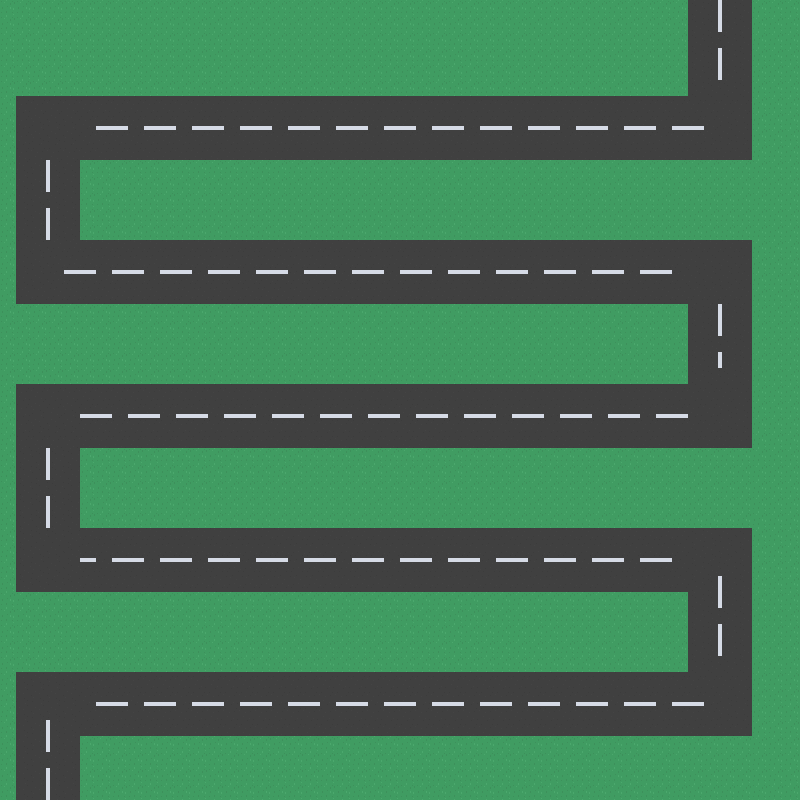

A 2D game scene composited from a Tiled map and its tileset images. What follows is a short description and the map's XML, with each tile layer's data collapsed to a summary:
An orthogonal 50x50 tile map with 16x16 px tiles, 1 tile layer (Calque de Tuiles 1) and 46 objects (wave_1, 1, 2, 3, 4, ...).

<map version="1.4" tiledversion="1.4.3" orientation="orthogonal" renderorder="right-down" width="50" height="50" tilewidth="16" tileheight="16" infinite="0" nextlayerid="6" nextobjectid="62">
 <editorsettings>
  <export target="level_1.tmx" format="tmx" />
 </editorsettings>
 <tileset firstgid="1" name="roguelikeCity_magenta" tilewidth="16" tileheight="16" spacing="1" tilecount="1036" columns="37">
  <image source="../tiles/modern-city/roguelikeCity_magenta.png" trans="ff00ff" width="628" height="475" />
  <tile id="712">
   <properties>
    <property name="walkable" type="bool" value="true" />
   </properties>
  </tile>
  <tile id="713">
   <properties>
    <property name="walkable" type="bool" value="true" />
   </properties>
  </tile>
  <tile id="714">
   <properties>
    <property name="walkable" type="bool" value="true" />
   </properties>
  </tile>
  <tile id="715">
   <properties>
    <property name="walkable" type="bool" value="true" />
   </properties>
  </tile>
  <tile id="716">
   <properties>
    <property name="walkable" type="bool" value="true" />
   </properties>
  </tile>
  <tile id="717">
   <properties>
    <property name="walkable" type="bool" value="true" />
   </properties>
  </tile>
  <tile id="749">
   <properties>
    <property name="walkable" type="bool" value="true" />
   </properties>
  </tile>
  <tile id="750">
   <properties>
    <property name="walkable" type="bool" value="true" />
   </properties>
  </tile>
  <tile id="751">
   <properties>
    <property name="walkable" type="bool" value="true" />
   </properties>
  </tile>
  <tile id="752">
   <properties>
    <property name="walkable" type="bool" value="true" />
   </properties>
  </tile>
  <tile id="753">
   <properties>
    <property name="walkable" type="bool" value="true" />
   </properties>
  </tile>
  <tile id="754">
   <properties>
    <property name="walkable" type="bool" value="true" />
   </properties>
  </tile>
  <tile id="786">
   <properties>
    <property name="walkable" type="bool" value="true" />
   </properties>
  </tile>
  <tile id="787">
   <properties>
    <property name="walkable" type="bool" value="true" />
   </properties>
  </tile>
  <tile id="788">
   <properties>
    <property name="walkable" type="bool" value="true" />
   </properties>
  </tile>
  <tile id="789">
   <properties>
    <property name="walkable" type="bool" value="true" />
   </properties>
  </tile>
  <tile id="790">
   <properties>
    <property name="walkable" type="bool" value="true" />
   </properties>
  </tile>
  <tile id="791">
   <properties>
    <property name="walkable" type="bool" value="true" />
   </properties>
  </tile>
  <tile id="792">
   <properties>
    <property name="walkable" type="bool" value="true" />
   </properties>
  </tile>
  <tile id="793">
   <properties>
    <property name="walkable" type="bool" value="true" />
   </properties>
  </tile>
  <tile id="794">
   <properties>
    <property name="walkable" type="bool" value="true" />
   </properties>
  </tile>
  <tile id="795">
   <properties>
    <property name="walkable" type="bool" value="true" />
   </properties>
  </tile>
  <tile id="796">
   <properties>
    <property name="walkable" type="bool" value="true" />
   </properties>
  </tile>
  <tile id="823">
   <properties>
    <property name="walkable" type="bool" value="true" />
   </properties>
  </tile>
  <tile id="824">
   <properties>
    <property name="walkable" type="bool" value="true" />
   </properties>
  </tile>
  <tile id="825">
   <properties>
    <property name="walkable" type="bool" value="true" />
   </properties>
  </tile>
  <tile id="826">
   <properties>
    <property name="walkable" type="bool" value="true" />
   </properties>
  </tile>
  <tile id="827">
   <properties>
    <property name="walkable" type="bool" value="true" />
   </properties>
  </tile>
  <tile id="828">
   <properties>
    <property name="walkable" type="bool" value="true" />
   </properties>
  </tile>
  <tile id="829">
   <properties>
    <property name="walkable" type="bool" value="true" />
   </properties>
  </tile>
  <tile id="830">
   <properties>
    <property name="walkable" type="bool" value="true" />
   </properties>
  </tile>
  <tile id="831">
   <properties>
    <property name="walkable" type="bool" value="true" />
   </properties>
  </tile>
  <tile id="832">
   <properties>
    <property name="walkable" type="bool" value="true" />
   </properties>
  </tile>
  <tile id="833">
   <properties>
    <property name="walkable" type="bool" value="true" />
   </properties>
  </tile>
  <tile id="860">
   <properties>
    <property name="walkable" type="bool" value="true" />
   </properties>
  </tile>
  <tile id="861">
   <properties>
    <property name="walkable" type="bool" value="true" />
   </properties>
  </tile>
  <tile id="862">
   <properties>
    <property name="walkable" type="bool" value="true" />
   </properties>
  </tile>
  <tile id="863">
   <properties>
    <property name="walkable" type="bool" value="true" />
   </properties>
  </tile>
  <tile id="864">
   <properties>
    <property name="walkable" type="bool" value="true" />
   </properties>
  </tile>
  <tile id="865">
   <properties>
    <property name="walkable" type="bool" value="true" />
   </properties>
  </tile>
  <tile id="866">
   <properties>
    <property name="walkable" type="bool" value="true" />
   </properties>
  </tile>
  <tile id="867">
   <properties>
    <property name="walkable" type="bool" value="true" />
   </properties>
  </tile>
  <tile id="868">
   <properties>
    <property name="walkable" type="bool" value="true" />
   </properties>
  </tile>
  <tile id="869">
   <properties>
    <property name="walkable" type="bool" value="true" />
   </properties>
  </tile>
  <tile id="870">
   <properties>
    <property name="walkable" type="bool" value="true" />
   </properties>
  </tile>
  <tile id="897">
   <properties>
    <property name="walkable" type="bool" value="true" />
   </properties>
  </tile>
  <tile id="898">
   <properties>
    <property name="walkable" type="bool" value="true" />
   </properties>
  </tile>
  <tile id="899">
   <properties>
    <property name="walkable" type="bool" value="true" />
   </properties>
  </tile>
  <tile id="900">
   <properties>
    <property name="walkable" type="bool" value="true" />
   </properties>
  </tile>
  <tile id="901">
   <properties>
    <property name="walkable" type="bool" value="true" />
   </properties>
  </tile>
  <tile id="902">
   <properties>
    <property name="walkable" type="bool" value="true" />
   </properties>
  </tile>
  <tile id="903">
   <properties>
    <property name="walkable" type="bool" value="true" />
   </properties>
  </tile>
  <tile id="904">
   <properties>
    <property name="walkable" type="bool" value="true" />
   </properties>
  </tile>
  <tile id="905">
   <properties>
    <property name="walkable" type="bool" value="true" />
   </properties>
  </tile>
  <tile id="906">
   <properties>
    <property name="walkable" type="bool" value="true" />
   </properties>
  </tile>
  <tile id="907">
   <properties>
    <property name="walkable" type="bool" value="true" />
   </properties>
  </tile>
  <tile id="963">
   <objectgroup draworder="index">
    <object id="5" x="0" y="0" width="16" height="16" />
   </objectgroup>
  </tile>
 </tileset>
 <layer id="1" name="Calque de Tuiles 1" width="50" height="50">
  <data>[2500 cells, 2500 non-empty, 4 distinct tile ids]</data>
 </layer>
 <objectgroup id="5" name="waves">
  <!-- 45 objects omitted --></objectgroup>
 <objectgroup id="4" name="tower_spots">
  <!-- 44 objects omitted --></objectgroup>
 <objectgroup id="2" name="path_finding">
  <!-- 14 objects omitted --></objectgroup>
 <objectgroup id="3" name="game_info">
  <!-- 2 objects omitted --></objectgroup>
</map>
<!-- 45 of 46 objects omitted -->
